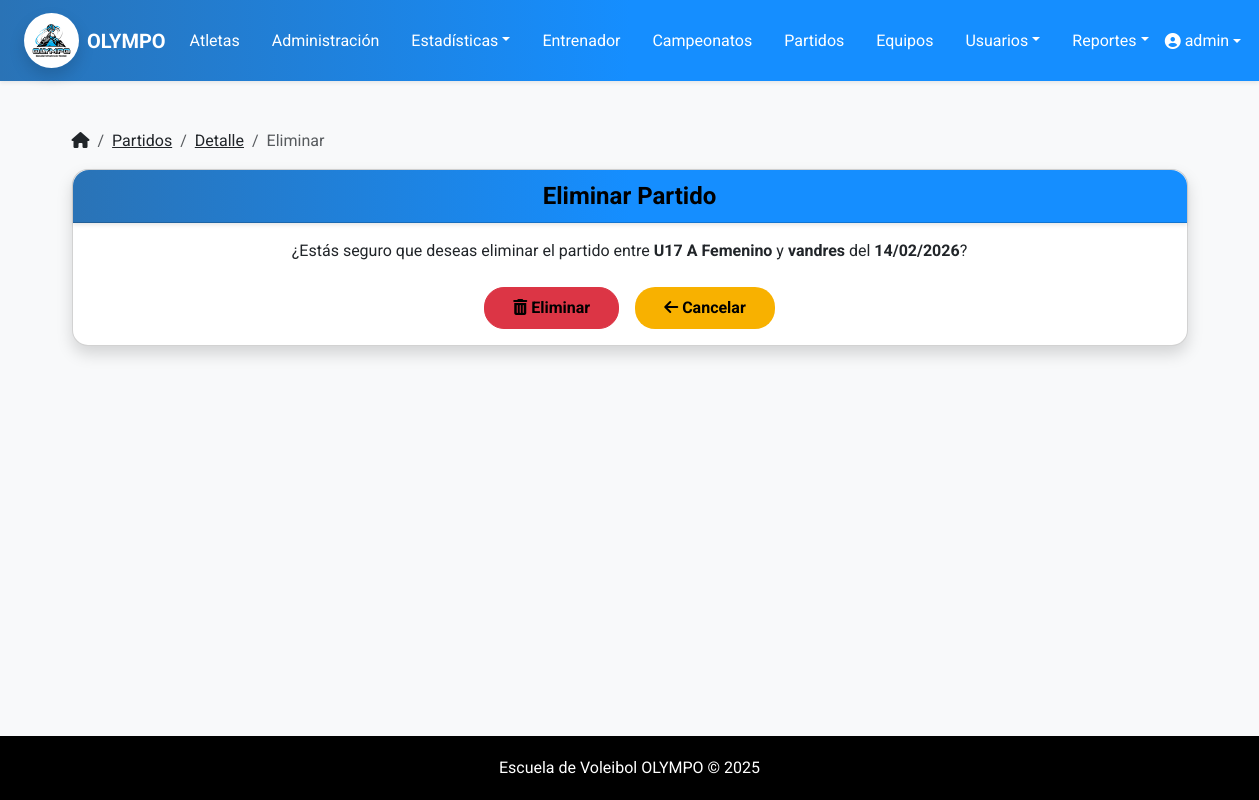
The page /atletas/partidos/80/eliminar/ (signed in) on the database its author committed.
### atletas/models.py (models this page shows, shortened)
class Partido(models.Model):
    ESTADOS = [
        ('programado', 'Programado'),
        ('en_curso', 'En curso'),
        ('finalizado', 'Finalizado'),
        ('cancelado', 'Cancelado'),
    ]
    FORMATOS = [
        ('3-2', 'Ganar 2 de 3 sets'),
        ('5-3', 'Ganar 3 de 5 sets'),
    ]
    equipo_local = models.ForeignKey(Equipo, on_delete=models.CASCADE, related_name='partidos')
    equipo_externo = models.CharField(max_length=100)
    fecha = models.DateField()
    hora = models.TimeField()
    lugar = models.CharField(max_length=150)
    campeonato = models.ForeignKey(Campeonato, on_delete=models.SET_NULL, null=True, blank=True)
    observaciones = models.TextField(blank=True, null=True)
    estado = models.CharField(max_length=20, choices=ESTADOS, default='programado')
    formato_partido = models.CharField(max_length=5, choices=FORMATOS, default='5-3')
    ganador = models.CharField(max_length=20, choices=[('local', 'Equipo Local'), ('externo', 'Equipo Externo')], null=True, blank=True)
    set1_local = models.PositiveIntegerField(null=True, blank=True)
    set1_externo = models.PositiveIntegerField(null=True, blank=True)
    set2_local = models.PositiveIntegerField(null=True, blank=True)
    set2_externo = models.PositiveIntegerField(null=True, blank=True)
    set3_local = models.PositiveIntegerField(null=True, blank=True)
    set3_externo = models.PositiveIntegerField(null=True, blank=True)
    set4_local = models.PositiveIntegerField(null=True, blank=True)
    set4_externo = models.PositiveIntegerField(null=True, blank=True)
    set5_local = models.PositiveIntegerField(null=True, blank=True)
    set5_externo = models.PositiveIntegerField(null=True, blank=True)

class Equipo(models.Model):
    SEXO_CHOICES = [
        ('masculino', 'Masculino'),
        ('femenino', 'Femenino'),
        ('mixto', 'Mixto'),
    ]
    nombre = models.CharField(max_length=100)
    entrenador = models.ForeignKey(Entrenador, on_delete=models.CASCADE)
    atletas = models.ManyToManyField(Atleta)
    categoria = models.CharField(max_length=50)
    sexo_equipo = models.CharField(max_length=10, choices=SEXO_CHOICES, null=True, blank=True)
    edad_tope = models.PositiveIntegerField(null=True, blank=True)

### atletas/views.py (the view)
# urls.py: path('partidos/<int:partido_id>/eliminar/', views.eliminar_partido, name='eliminar_partido'),
@user_passes_test(lambda u: es_admin(u) or es_entrenador(u))
def eliminar_partido(request, partido_id):
    partido = get_object_or_404(Partido, id=partido_id)
    if request.method == 'POST':
        partido.delete()
        return redirect('lista_partidos')
    return render(request, 'partidos/eliminar_partido.html', {'partido': partido})

### atletas/context_processors.py (called while the page is built)
def role_flags(request):
    u = request.user
    atleta_id = None
    if u.is_authenticated and es_atleta(u):  # ✅ propiedad
        if hasattr(u, "atleta"):
            atleta_id = u.atleta.id
    return {
        "is_admin": es_admin(u),
        "is_trainer": es_entrenador(u),
        "is_athlete": es_atleta(u),
        "atleta_id": atleta_id,
    }

### atletas/utils/roles.py (called while the page is built)
def es_admin(user):
    return user.is_authenticated and (user.is_superuser or user.groups.filter(name='Administrador').exists())

def es_entrenador(user):
    return user.is_authenticated and (
        user.groups.filter(name='Entrenador').exists() or hasattr(user, 'entrenador')
    )

def es_atleta(user):
    return user.is_authenticated and hasattr(user, 'atleta')  # por la OneToOne

### templates/partidos/eliminar_partido.html (shortened to what this page needs)
{% extends 'base.html' %}
{% load static %}
{% block content %}
  <div class="mb-3">
    <nav aria-label="breadcrumb">
      <ol class="breadcrumb mb-0">
        <li class="breadcrumb-item">
          <a href="{% url 'menu_principal' %}" class="text-dark">
            <i class="fa-solid fa-house"></i>
          </a>
        </li>
         <li class="breadcrumb-item">
          <a href="{% url 'lista_partidos' %}" class="text-dark">Partidos</a>
        </li>
        <li class="breadcrumb-item">
          <a href="{% url 'detalle_partido' partido.id %}" class="text-dark">Detalle</a>
        </li>
        <li class="breadcrumb-item active" aria-current="page">Eliminar</li>
      </ol>
    </nav>
  </div>
  <div class="card shadow rounded-4">
    <div class="card-header bg-danger text-white text-center fw-bold rounded-top-4 fs-4">
      Eliminar Partido
    </div>
    <div class="card-body text-center">
      <p class="fs-6">¿Estás seguro que deseas eliminar el partido entre <strong>{{ partido.equipo_local.nombre }}</strong> y <strong>{{ partido.equipo_externo }}</strong> del <strong>{{ partido.fecha|date:"d/m/Y" }}</strong>?</p>
      <form method="post">
        <div class="d-flex justify-content-center gap-3 mt-4">
          <button type="submit" class="btn btn-danger">
            <i class="fas fa-trash-alt"></i> Eliminar
          </button>
          <a href="{% url 'detalle_partido' partido.id %}" class="btn" style="background: #f8b100;">
            <i class="fa-solid fa-arrow-left"></i> Cancelar
          </a>
        </div>
      </form>
    </div>
  </div>
{% endblock %}

### templates/base.html (shortened to what this page needs)
<!DOCTYPE html>
{% load static %}
<html lang="es">
<head>
    <link href="https://cdn.jsdelivr.net/npm/bootstrap@5.3.3/dist/css/bootstrap.min.css" rel="stylesheet">
    <link rel="stylesheet" href="https://cdnjs.cloudflare.com/ajax/libs/font-awesome/6.5.0/css/all.min.css">
    <link rel="stylesheet" href="{% static 'css/estilos.css' %}">
</head>
<body>
    <nav class="navbar navbar-expand-lg bg-escovol navbar-dark shadow-sm">
        <div class="container-fluid px-4">
            <a class="navbar-brand d-flex align-items-center">
                <img src="{% static 'img/logo-olympo.jpeg' %}" alt="Logo Olympo" width="55" height="55" class="me-2 rounded-circle shadow">
                <span class="fw-bold text-white">OLYMPO</span>
            </a>
            <div class="collapse navbar-collapse justify-content-between" id="navbarMenu">
                <ul class="navbar-nav mx-auto gap-3">
                    {% if is_admin or is_trainer %}
                        <li class="nav-item"><a class="nav-link text-white" href="{% url 'lista_atletas' %}">Atletas</a></li>
                        <li class="nav-item"><a class="nav-link text-white" href="{% url 'administracion' %}">Administración</a></li>
                        <li class="nav-item dropdown">
                            <a class="nav-link dropdown-toggle text-white" href="#" data-bs-toggle="dropdown">Estadísticas</a>
                        </li>
                        <li class="nav-item"><a class="nav-link text-white" href="{% url 'lista_entrenadores' %}">Entrenador</a></li>
                        <li class="nav-item"><a class="nav-link text-white" href="{% url 'lista_campeonatos' %}">Campeonatos</a></li>
                        <li class="nav-item"><a class="nav-link text-white" href="{% url 'lista_partidos' %}">Partidos</a></li>
                        <li class="nav-item"><a class="nav-link text-white" href="{% url 'listar_equipos' %}">Equipos</a></li>
                        {% if is_admin %}
                            <li class="nav-item dropdown">
                                <a class="nav-link dropdown-toggle text-white" href="#" data-bs-toggle="dropdown">Usuarios</a>
                            </li>
                        {% endif %}
                        <li class="nav-item dropdown">
                            <a class="nav-link dropdown-toggle text-white" href="#" data-bs-toggle="dropdown">Reportes</a>
                        </li>
                    {% endif %}
                </ul>
                <ul class="navbar-nav">
                    {% if user.is_authenticated %}
                        <li class="nav-item dropdown">
                            <a class="nav-link dropdown-toggle d-flex align-items-center text-white" href="#" role="button" data-bs-toggle="dropdown">
                                <i class="fa-solid fa-user-circle me-1"></i>
                                {{ user.get_full_name|default:user.username }}
                            </a>
                        </li>
                    {% else %}
                        <li class="nav-item">
                            <a class="nav-link text-white fw-semibold" href="{% url 'login' %}">
                                <i class="fas fa-sign-in-alt me-1"></i> Iniciar sesión
                            </a>
                        </li>
                    {% endif %}
                </ul>
            </div>
        </div>
    </nav>
    <main class="container py-5">
        {% block content %}{% endblock %}
    </main>
    <footer>
        Escuela de Voleibol OLYMPO © {{ year|default:2025 }}
    </footer>
</body>
</html>

### static/css/estilos.css (style rules this page uses)
.card-header { background: linear-gradient(to right, #1A4B7D, #2A73B6, #5C9DCC); color: #f8f4f4 !important; box-shadow: 0 2px 4px rgba(0, 0, 0, 0.1); }
.btn-success, .btn-danger, .btn-warning, .btn-secondary, .btn-info, .btn-primary, .btn { padding: 8px 28px; border-radius: 20px; line-height: 24px; font-weight: bold; color: black; }

### templates/base.html (style rules this page uses)
html, body { height: 100%; margin: 0; display: flex; flex-direction: column; }
main { flex: 1; }
body { font-family: 'Roboto', sans-serif; background-color: #f8f9fa; color: #212529; }
.navbar-brand { font-weight: bold; color: #070303 !important; }
.bg-escovol { background: linear-gradient(to right, #2A73B6, #158EFF, #158EFF); }
footer { margin-top: 40px; padding: 20px 0; background-color: #000000; color: white; text-align: center; }
.card-header { background: linear-gradient(to right, #2A73B6, #158EFF, #158EFF); color: #000000 !important; box-shadow: 0 2px 4px rgba(0, 0, 0, 0.1); }

### rows shown on the page
Partido: equipo_local.nombre "U17 A Femenino", equipo_externo "vandres", fecha "14/02/2026"

### other values the page prints
{{ user.get_full_name|default:user.username }} "admin"
{{ year|default:2025 }} "2025"
